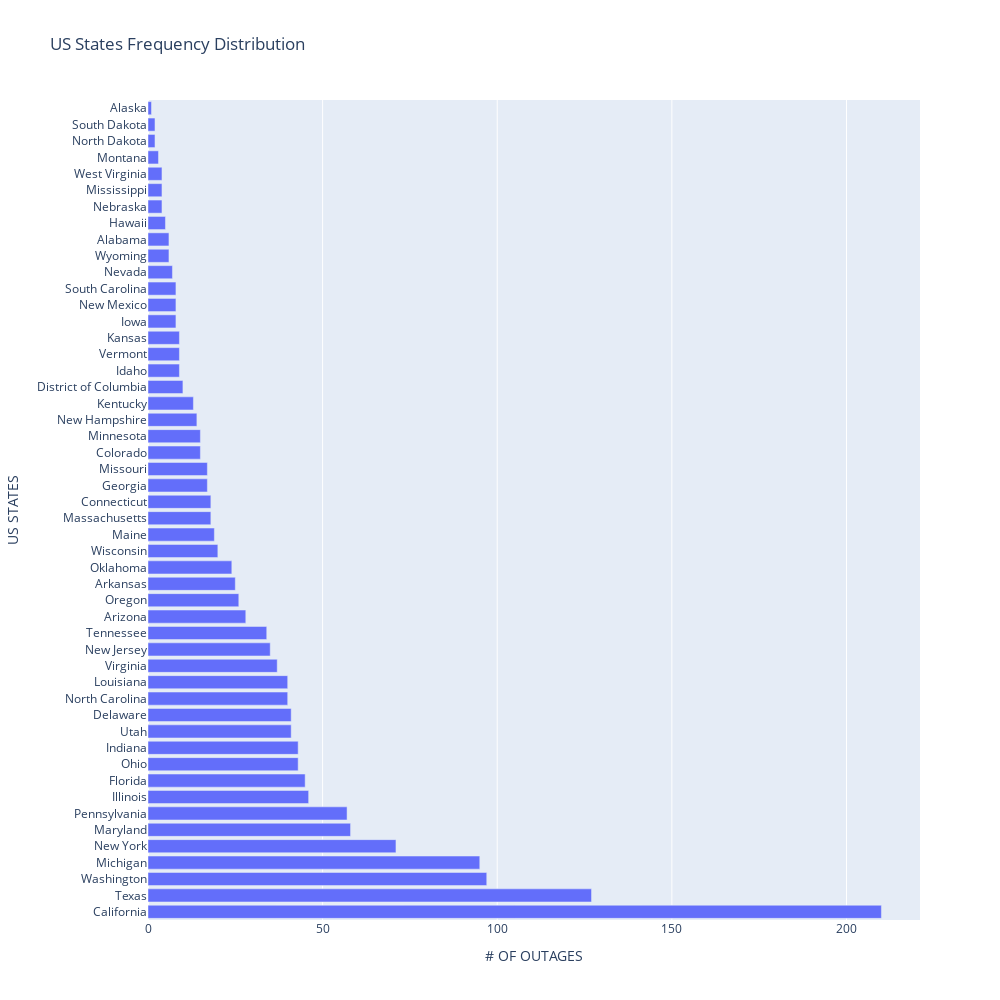

Write notebook code for a chart like this one.
### Code cell
fig = px.bar(df_cleaned["U.S._STATE"].value_counts().reset_index(),
             x="count",
             y="U.S._STATE",
             labels={"count": "# OF OUTAGES", "U.S._STATE": "US STATES"},
             title="US States Frequency Distribution",
            height=800, width=1000)
fig.update_layout(height=1000)
fig.write_html("state-outage-bar.html", include_plotlyjs='cdn')
fig.show()

### Figure 1 — Plotly figure (JSON) as saved in the notebook; plotly's stock layout.template omitted (floating-point values rounded to 4 significant figures)
{"data": [{"alignmentgroup": "True", "hovertemplate": "# OF OUTAGES=%{x}<br>US STATES=%{y}<extra></extra>", "legendgroup": "", "marker": {"color": "#636efa", "pattern": {"shape": ""}}, "name": "", "offsetgroup": "", "orientation": "h", "showlegend": false, "textposition": "auto", "type": "bar", "x": [210, 127, 97, 95, 71, 58, 57, 46, 45, 43, 43, 41, 41, 40, 40, 37, 35, 34, 28, 26, 25, 24, 20, 19, 18, 18, 17, 17, 15, 15, 14, 13, 10, 9, 9, 9, 8, 8, 8, 7, 6, 6, 5, 4, 4, 4, 3, 2, 2, 1], "xaxis": "x", "y": ["California", "Texas", "Washington", "Michigan", "New York", "Maryland", "Pennsylvania", "Illinois", "Florida", "Ohio", "Indiana", "Utah", "Delaware", "North Carolina", "Louisiana", "Virginia", "New Jersey", "Tennessee", "Arizona", "Oregon", "Arkansas", "Oklahoma", "Wisconsin", "Maine", "Massachusetts", "Connecticut", "Georgia", "Missouri", "Colorado", "Minnesota", "New Hampshire", "Kentucky", "District of Columbia", "Idaho", "Vermont", "Kansas", "Iowa", "New Mexico", "South Carolina", "Nevada", "Wyoming", "Alabama", "Hawaii", "Nebraska", "Mississippi", "West Virginia", "Montana", "North Dakota", "South Dakota", "Alaska"], "yaxis": "y"}], "layout": {"barmode": "relative", "height": 1000, "legend": {"tracegroupgap": 0}, "title": {"text": "US States Frequency Distribution"}, "width": 1000, "xaxis": {"anchor": "y", "autorange": true, "domain": [0, 1], "range": [0, 221.1], "title": {"text": "# OF OUTAGES"}, "type": "linear"}, "yaxis": {"anchor": "x", "autorange": true, "domain": [0, 1], "range": [-0.5, 49.5], "title": {"text": "US STATES"}, "type": "category"}}}
